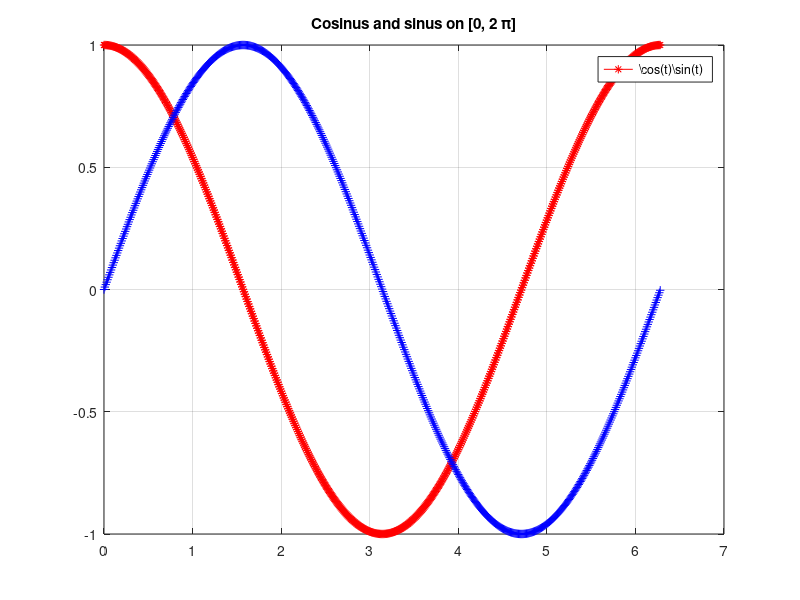
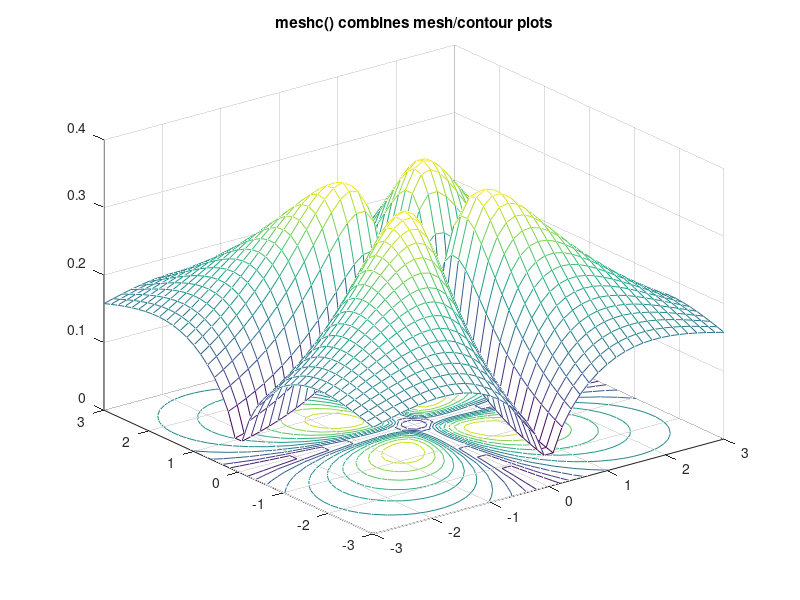

Recreate these plots in MATLAB, in order.

% Some variables
N = 100
disp(['Number of values N =', num2str(N)])
h = 1 / N
disp(['Step h = ', num2str(h)])

% Some arrays
t = 0 : h : 2*pi;
x = cos(t);
y = sin(t);
length(t)
length(x)
length(y)

fig = figure();
plot(t, x, 'r*-')
grid on
hold on
plot(t, y, 'b+-')
legend(['\cos(t)', '\sin(t)'])
title('Cosinus and sinus on [0, 2 \pi]')
% whitebg(fig);

fig = figure();
grid on
plot(x, y)
title('\sin(t) as function of \cos(t)')
% whitebg(fig);

a = [[1 0 1]; [0 1 1]; [1 1 0]]

a'

b = 1 + a^5

l_a = eig(a)
l_b = eig(b)

[Ua, Sa, Va] = svd(a)
[Ub, Sb, Vb] = svd(b)

x = linspace(-2, 2, 50);
y = linspace(-2, 2, 50);
[xx,yy] = meshgrid(x, y);
mesh(xx, yy, 4 - (xx.^2 + yy.^2))

x = linspace(-2, 2, 50);
y = linspace(-2, 2, 50);
[xx,yy] = meshgrid(x, y);
meshc(xx, yy, 4 - (xx.^2 + yy.^2))

# From https://octave.sourceforge.io/octave/function/plot3.html
z = [0:0.05:5];
plot3(cos (2*pi*z), sin (2*pi*z), z, ";helix;");
plot3(z, exp (2i*pi*z), ";complex sinusoid;");

clf;
z = [0:0.05:5];
plot3 (cos (2*pi*z), sin (2*pi*z), z);
legend ("helix");
title ("plot3() of a helix");

clf;
colormap ("default");
[X, Y] = meshgrid (linspace (-3, 3, 40));
Z = sqrt (abs (X .* Y)) ./ (1 + X.^2 + Y.^2);
meshc (X, Y, Z);
title ("meshc() combines mesh/contour plots");
